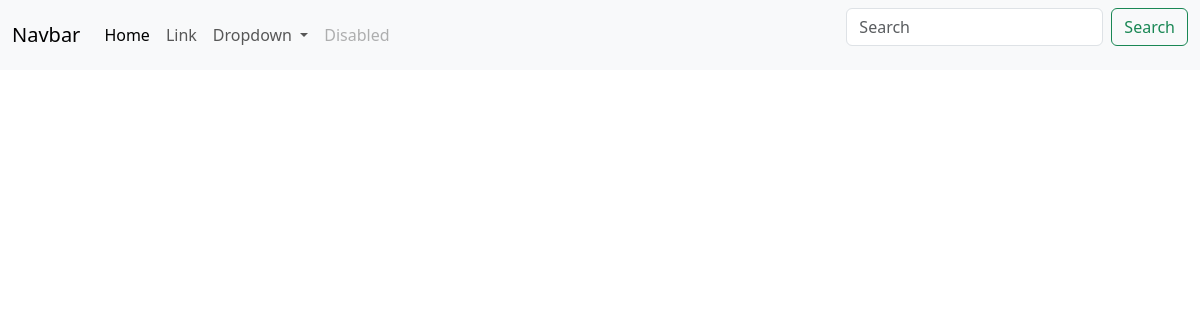
The app's page /posts/, older data.
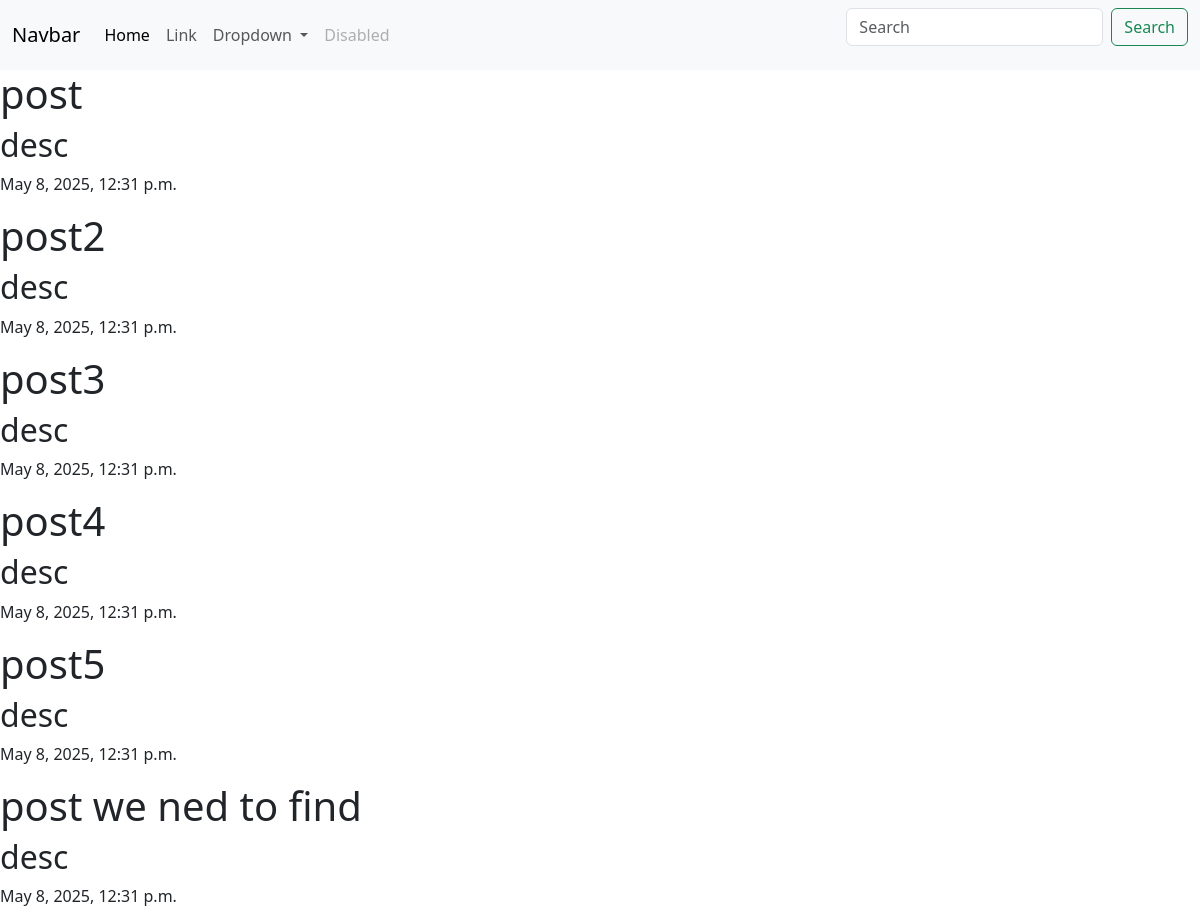
The same page, newer data.
### posts/models.py (models this page shows, shortened)
class Post(models.Model):
    title = models.CharField(max_length=256)
    content = models.CharField(max_length=556)
    rate = models.IntegerField(null=True)
    created_at = models.DateTimeField(auto_now_add=True, null=True)
    update_at = models.DateTimeField(auto_now=True, null=True)

### posts/views.py (the view)
# urls.py: path("posts/", post_list_view),
def post_list_view(request):
    posts = Post.objects.all()
    return render(request, "posts/posts.html", context={"posts": posts})

### templates/posts/posts.html (shortened to what this page needs)
{%extends 'base.html'%}
{%block content%}
{%for post in posts%}
<h1>{{post.title}}</h1>
<h2>{{post.content}}</h2>
<p>{{post.created_at}}</p>
{%endfor%}
{%endblock%}

### templates/base.html (shortened to what this page needs)
<header>
    <link rel="stylesheet" href="https://cdn.jsdelivr.net/npm/bootstrap@5.3.3/dist/css/bootstrap.min.css">
    <nav class="navbar navbar-expand-lg bg-body-tertiary">
        <div class="container-fluid">
          <a class="navbar-brand" href="#">Navbar</a>
          <div class="collapse navbar-collapse" id="navbarSupportedContent">
            <ul class="navbar-nav me-auto mb-2 mb-lg-0">
              <li class="nav-item">
                <a class="nav-link active" aria-current="page" href="#">Home</a>
              </li>
              <li class="nav-item">
                <a class="nav-link" href="#">Link</a>
              </li>
              <li class="nav-item dropdown">
                <a class="nav-link dropdown-toggle" href="#" role="button" data-bs-toggle="dropdown" aria-expanded="false">
                  Dropdown
                </a>
              </li>
              <li class="nav-item">
                <a class="nav-link disabled" aria-disabled="true">Disabled</a>
              </li>
            </ul>
            <form class="d-flex" role="search">
              <input class="form-control me-2" type="search" placeholder="Search" aria-label="Search"/>
              <button class="btn btn-outline-success" type="submit">Search</button>
            </form>
          </div>
        </div>
      </nav>
</header>
<body>
    {% block content %}
    {% endblock %}
</body>

Row changes from the older to the newer data that the page shows:
added Post: title "post", content "desc", created_at "May 8, 2025, 12:31 p.m."
added Post: title "post2", content "desc", created_at "May 8, 2025, 12:31 p.m."
added Post: title "post3", content "desc", created_at "May 8, 2025, 12:31 p.m."
added Post: title "post4", content "desc", created_at "May 8, 2025, 12:31 p.m."
added Post: title "post5", content "desc", created_at "May 8, 2025, 12:31 p.m."
added Post: title "post we ned to find", content "desc", created_at "May 8, 2025, 12:31 p.m."
